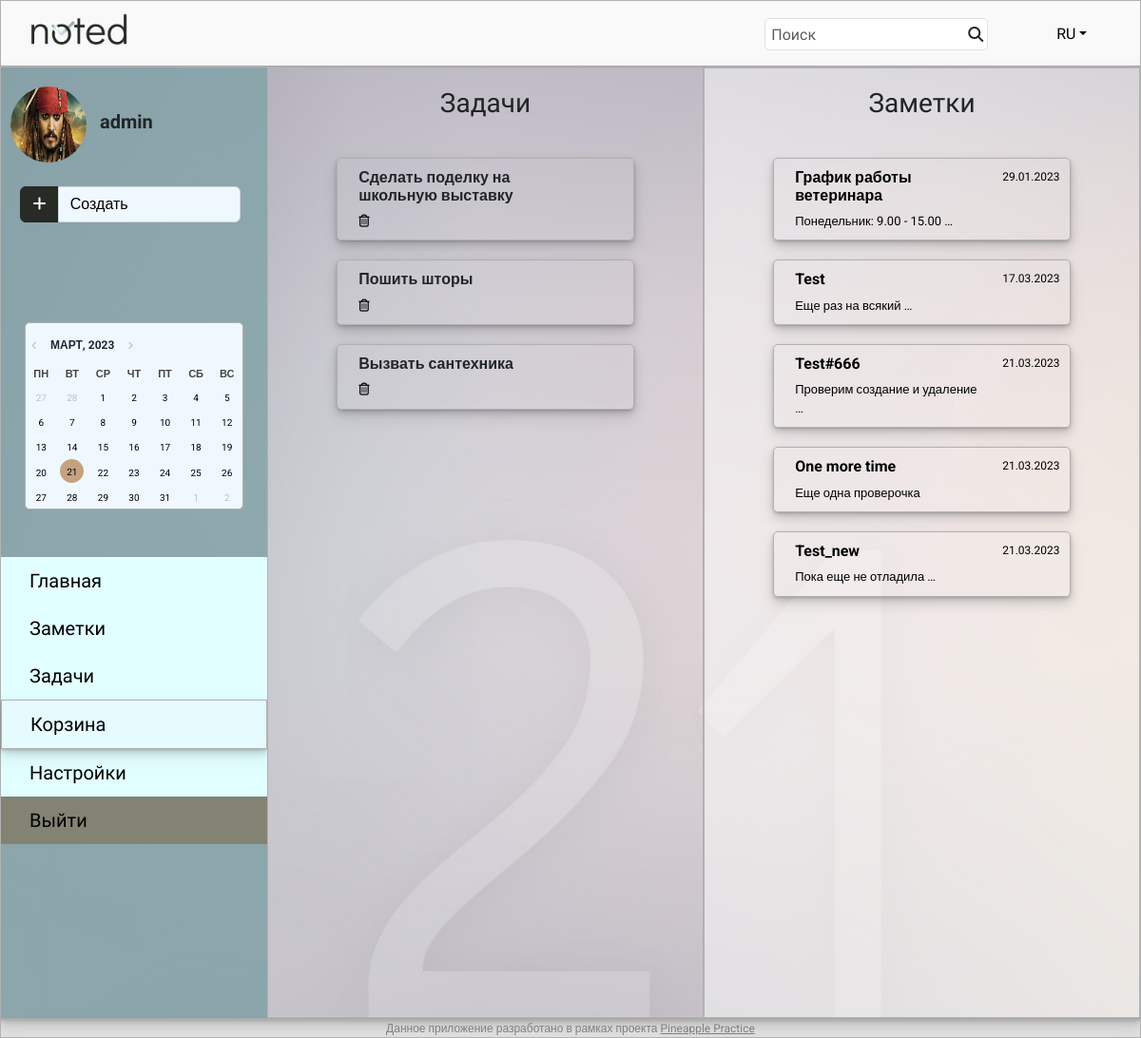
Screenshot of /main/trash (signed in) with the database file from the repository.
### notes/models.py (models this page shows, shortened)
class Task(models.Model):
    task_title = models.CharField(max_length=1000)
    task_author = models.ForeignKey(User, on_delete=models.CASCADE)
    task_time = models.DateField()
    task_priority = models.BooleanField(default=False)
    task_deleted = models.BooleanField(default=False)
    task_trash = models.BooleanField(default=False)

class Note(models.Model):
    note_title = models.CharField(max_length=250)
    note_text = models.TextField()
    note_time = models.DateField()
    note_author = models.ForeignKey(User, on_delete=models.CASCADE)
    note_trash = models.BooleanField(default=False)

### notes/views.py (the view)
# urls.py: path('trash', trash, name='trash'),
def trash(request):
    task_trash = Task.objects.filter(task_trash=True)
    note_trash = Note.objects.filter(note_trash=True)
    return render(request, 'trash.html', context={'task_trash': task_trash, 'note_trash': note_trash})

### templates/trash.html (shortened to what this page needs)
{% extends "default.html" %}
{% block content %}
    <div class="container-xxl main-main">
        <div class="row">
            <div class="col-auto col-2 sidebar" style="width: 280px;">
                <div class="ava">
                    <img src="/static/images/vorobey.jpg" alt="Avatar" width="80" height="80" class="rounded-circle">
                    <span class="username">{{ request.user }}</span>
                </div>
                <div class="input-group dropdown">
                    <button type="button" class="btn btn-primary dropdown-toggle" id="dropdownMenuButton1" data-bs-toggle="dropdown" aria-expanded="false" style="background: #282A25; border-color: #282A25; width: 17%;">
                        <i class="fas fa-plus" aria-hidden="true"></i>
                    </button>
                    <button type="button" class="btn btn-primary" style="background: #f0f8ff; color: black; border: 1px solid #ced4da; width: 80%; text-align: left;">Создать</button>
                </div>
                <div class="calendar-wrapper">
                    <button id="btnPrev" type="button" style="margin-top: 15px;"></button>
                    <h6 id="headCal"></h6>
                    <button id="btnNext" type="button"></button>
                    <div id="divCal"></div>
                </div>
                <div class="nav-list">
                    <ul style="list-style-type: none;">
                        <li><a href="{% url 'main' %}">Главная</a></li>
                        <li><a href="{% url 'notes' %}">Заметки</a></li>
                        <li><a href="{% url 'tasks' %}">Задачи</a></li>
                        <li class="current_page"><a href="{% url 'trash' %}">Корзина</a></li>
                        <li><a href="{% url 'user_settings' %}">Настройки</a></li>
                        <li style="background: rgba(108, 100, 81, 0.8);"><a href="{% url 'logout' %}">Выйти</a></li>
                    </ul>
                </div>
            </div>
            <div class="col" id="tasks-notes">
                <div class="row">
                    <div class="col-6 tasks">
                        <h3 style="text-align: center; font-family: 'Didact Gothic', sans-serif; margin-top: 20px; margin-bottom: 40px;">Задачи</h3>
                        <div class="col-8 offset-2">
                            {% for task in task_trash %}
                                <div class="row note-block">
                                    <div class="col-10">
                                        <h6><b>{{ task.task_title }}</b></h6>
                                        <a href="{% url 'task_done' task.id %}?next={{ request.path }}">
                                            <i class="fa-regular fa-trash-can"></i>
                                        </a>
                                    </div>
                                </div>
                            {% endfor %}
                        </div>
                    </div>
                    <div class="col-6 notes" style="background: rgba(255, 255, 255, 0.5);">
                        <h3 style="text-align: center; font-family: 'Didact Gothic', sans-serif; margin-top: 20px; margin-bottom: 40px;">Заметки</h3>
                        <div class="col-8 offset-2 main-notes">
                        {% for note in note_trash %}
                            <a href="{% url 'note_details' note.id %}">
                                <div class="row note-block">
                                    <div class="col-9">
                                        <h6><b>{{ note.note_title }}</b></h6>
                                        {{ note.note_text | truncatewords:4 }}
                                    </div>
                                    <div class="col-3 ms-auto note_date">
                                        {{ note.note_time | date:"j.m.Y" }}
                                    </div>
                                </div>
                            </a>
                        {% endfor %}
                        </div>
                    </div>
                </div>
            </div>
        </div>
    </div>
{% endblock content %}

### static/css/styles.css (style rules this page uses)
body { font-family: 'Roboto', sans-serif; background: #E0E0E0; }
.main-main { border: 0.5px solid #b1b1b1; box-shadow: 0px 1px 2px rgba(0,0,0,0.1), 0px 2px 4px rgba(0,0,0,0.1), 0px 4px 8px rgba(0,0,0,0.1), 0px 8px 16px rgba(0,0,0,0.1); background: url(/static/images/bg-2.jpg) no-repeat center fixed; background-size: cover; }
.tasks, .notes { border: 0.5px solid #b1b1b1; height: 1000px; overflow-y: scroll; }
.tasks a, .main-notes a { color: black; text-decoration: none; }
.note-block { border: 0.5px solid #b1b1b1; font-size: 13px; margin-top: 20px; margin-bottom: 20px; border-radius: 5px; padding: 10px; box-shadow: 0px 1px 2px rgba(0,0,0,0.1), 0px 2px 4px rgba(0,0,0,0.1), 0px 4px 8px rgba(0,0,0,0.1), 0px 8px 16px rgba(0,0,0,0.1); }
.note_date { font-size: 12px; }
.calendar-wrapper { margin: 100px 25px 0px 25px; border: 0.5px solid #b1b1b1; border-radius: 5px; background: #f0f8ff; }
#divCal { margin-top: 10px; }
#headCal { margin: 0px 0px; text-transform: uppercase; font-size: 12px; display: inline; font-weight: 700; }
#btnPrev:before { content: '\f104'; font-family: FontAwesome; padding-right: 4px; }
#btnNext:after { content: '\f105'; font-family: FontAwesome; padding-left: 4px; }
#btnPrev, #btnNext { background: transparent; border: none; outline: none; font-size: 0.6em; color: #c0c0c0; cursor: pointer; transition: all 0.3s ease; }
.sidebar { background: rgba(126, 159, 164, 0.8); padding: 0px; }
.ava { margin-top: 20px; margin-bottom: 20px; padding: 0px 10px; }
.username { padding-left: 10px; font-weight: 600; font-size: 20px; font-family: 'Didact Gothic', sans-serif; }
.input-group { padding: 5px 20px 5px 20px; }
#dropdownMenuButton1::after { content: none; }
.nav-list { font-family: 'Didact Gothic', sans-serif; font-size: 20px; background: #E2FFFF; margin-left: 0px; margin-right: 0px; margin-top: 50px; }
.nav-list ul { padding-left: 0px; }
.nav-list li { padding-top: 10px; padding-bottom: 10px; padding-left: 30px; }
.nav-list a { color: black; text-decoration: none; test-align: center; }
.current_page { background: rgba(236, 247, 251, 0.5); border: 0.5px solid #b1b1b1; box-shadow: 0px 1px 2px rgba(0,0,0,0.1), 0px 2px 4px rgba(0,0,0,0.1), 0px 4px 8px rgba(0,0,0,0.1), 0px 8px 16px rgba(0,0,0,0.1); }

### rows the page displays
Task: task_title "Сделать поделку на школьную выставку"
Task: task_title "Пошить шторы"
Task: task_title "Вызвать сантехника"
Note: note_title "График работы ветеринара", note_text "Понедельник: 9.00 - 15.00 …", note_time "29.01.2023"
Note: note_title "Test", note_text "Еще раз на всякий …", note_time "17.03.2023"
Note: note_title "Test#666", note_text "Проверим создание и удаление …", note_time "21.03.2023"
Note: note_title "One more time", note_text "Еще одна проверочка", note_time "21.03.2023"
Note: note_title "Test_new", note_text "Пока еще не отладила …", note_time "21.03.2023"

### other values shown
{{ request.user }} "admin"
